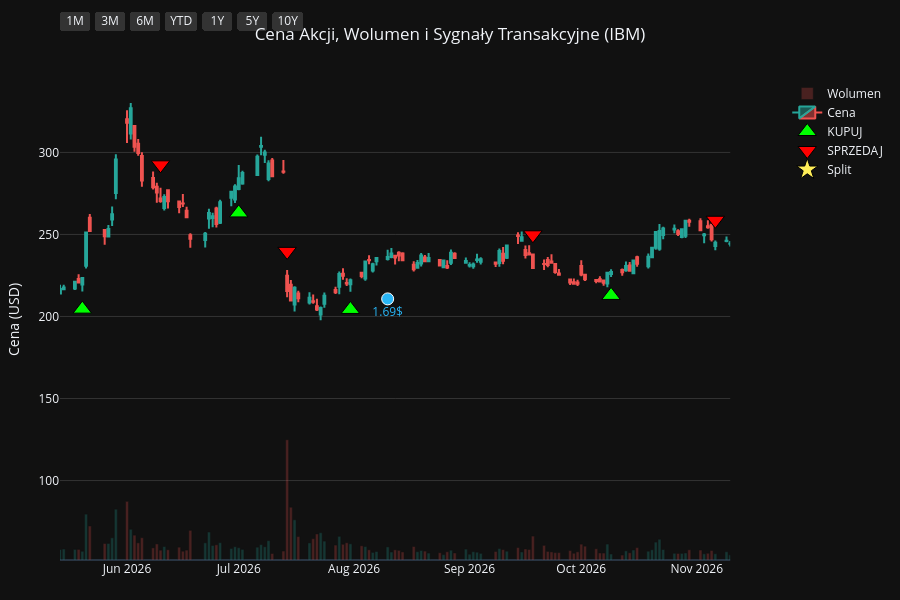
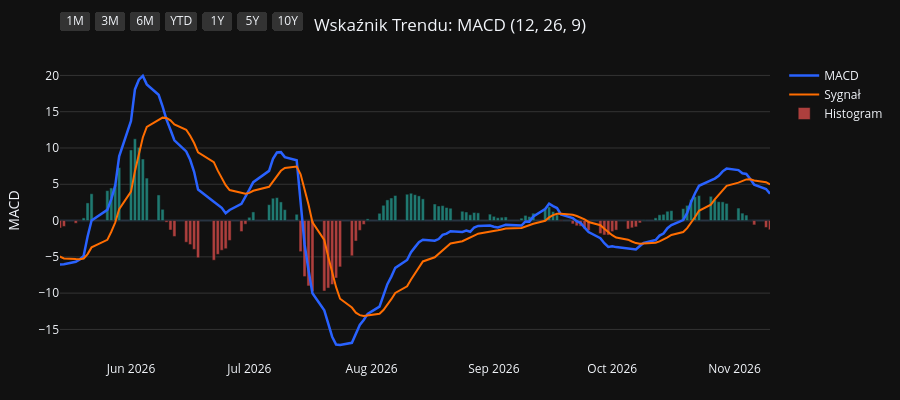
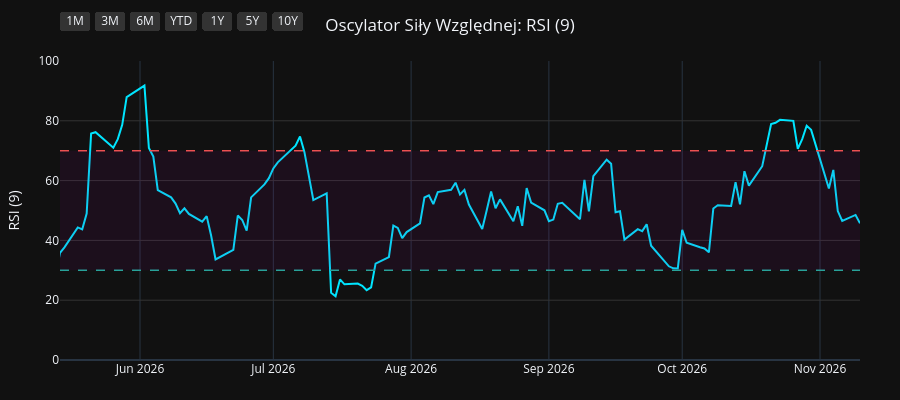
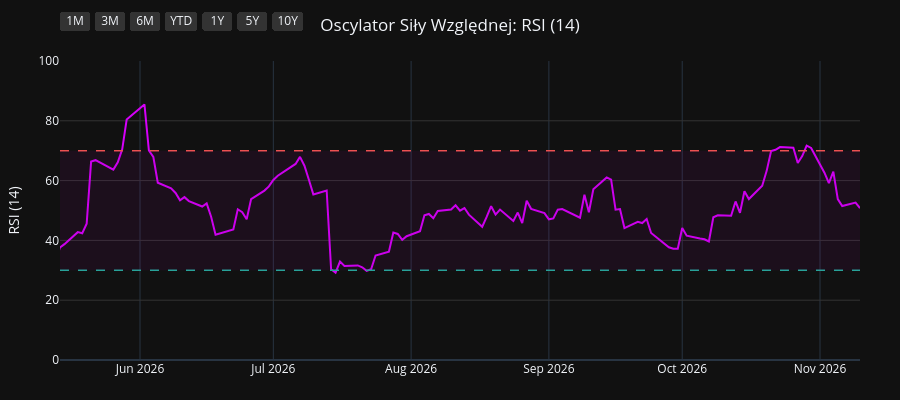

Notebook source saved alongside these figures, in order:
### Code cell
import os
import yfinance as yf
import pandas as pd
import pandas_ta as ta
import plotly.graph_objects as go
from plotly.subplots import make_subplots

# 1. Pobranie i przygotowanie danych
symbol = os.environ.get("STOCK_TICKER", "").strip().upper()
if not symbol:
    raise RuntimeError("Set STOCK_TICKER before running price_extractor.ipynb")
df = yf.Ticker(symbol).history(period="10y")
df.index = df.index.tz_localize(None)

# Wskaźniki i sygnały
df.ta.macd(fast=12, slow=26, signal=9, append=True)
df.ta.rsi(length=9, append=True)
df.ta.rsi(length=14, append=True)
df.ta.rsi(length=21, append=True)
df.dropna(inplace=True)

macd = df['MACD_12_26_9']
signal = df['MACDs_12_26_9']
wczorajszy_macd = macd.shift(1)
wczorajszy_signal = signal.shift(1)

df['Decyzja'] = 'BRAK'
df.loc[(macd > signal) & (wczorajszy_macd <= wczorajszy_signal), 'Decyzja'] = 'KUPUJ'
df.loc[(macd < signal) & (wczorajszy_macd >= wczorajszy_signal), 'Decyzja'] = 'SPRZEDAJ'

df_kupuj = df[df['Decyzja'] == 'KUPUJ']
df_sprzedaj = df[df['Decyzja'] == 'SPRZEDAJ']
df_dywidendy = df[df['Dividends'] > 0]
df_splity = df[df['Stock Splits'] > 0]

# Wspólna konfiguracja osi X
konfiguracja_osi_x = dict(
    type="date",
    showspikes=True, spikemode="across", spikesnap="cursor", spikedash="dot", spikecolor="#ffffff", spikethickness=1, hoverformat="%Y-%m-%d",
    rangeselector=dict(
        buttons=list([
            dict(count=1, label="1M", step="month", stepmode="backward"),
            dict(count=3, label="3M", step="month", stepmode="backward"),
            dict(count=6, label="6M", step="month", stepmode="backward"),
            dict(count=1, label="YTD", step="year", stepmode="todate"),
            dict(count=1, label="1Y", step="year", stepmode="backward"),
            dict(count=5, label="5Y", step="year", stepmode="backward"),
            dict(step="all", label="10Y")
        ]),
        bgcolor="#333333", activecolor="#2962ff", x=0, y=1.1
    )
)

# ==========================================
# WYKRES 1: CENA + WOLUMEN + SYGNAŁY
# ==========================================
fig1 = make_subplots(specs=[[{"secondary_y": True}]])

kolory_wolumenu = ['#26a69a' if row['Close'] >= row['Open'] else '#ef5350' for index, row in df.iterrows()]
fig1.add_trace(go.Bar(x=df.index, y=df['Volume'], marker_color=kolory_wolumenu, opacity=0.25, name='Wolumen'), secondary_y=True)
fig1.add_trace(go.Candlestick(x=df.index, open=df['Open'], high=df['High'], low=df['Low'], close=df['Close'], name='Cena', increasing_line_color='#26a69a', decreasing_line_color='#ef5350'), secondary_y=False)
fig1.add_trace(go.Scatter(x=df_kupuj.index, y=df_kupuj['Low'] * 0.95, customdata=df_kupuj[['Low', 'High']], mode='markers', marker=dict(symbol='triangle-up', size=16, color='#00ff00', line=dict(width=1, color='black')), name='KUPUJ', hovertemplate='KUPUJ<br>Najniższa: %{customdata[0]:.2f}<br>Najwyższa: %{customdata[1]:.2f}<extra></extra>'), secondary_y=False)
fig1.add_trace(go.Scatter(x=df_sprzedaj.index, y=df_sprzedaj['High'] * 1.05, customdata=df_sprzedaj[['Low', 'High']], mode='markers', marker=dict(symbol='triangle-down', size=16, color='#ff0000', line=dict(width=1, color='black')), name='SPRZEDAJ', hovertemplate='SPRZEDAJ<br>Najniższa: %{customdata[0]:.2f}<br>Najwyższa: %{customdata[1]:.2f}<extra></extra>'), secondary_y=False)

if not df_dywidendy.empty:
    fig1.add_trace(go.Scatter(x=df_dywidendy.index, y=df_dywidendy['Low'] * 0.90, mode='markers+text', marker=dict(symbol='circle', size=12, color='#29b6f6', line=dict(width=1, color='white')), text=df_dywidendy['Dividends'].apply(lambda x: f"{x}$"), textposition="bottom center", name='Dywidenda', showlegend=False, hovertemplate='Dywidenda: %{text}<extra></extra>', textfont=dict(color="#29b6f6")), secondary_y=False)
if not df_splity.empty:
                    fig1.add_trace(go.Scatter(x=df_splity.index, y=df_splity['High'], mode='markers+text', marker=dict(symbol='star', size=16, color='#ffee58', line=dict(width=1, color='black')), text=df_splity['Stock Splits'].apply(lambda x: f"{x:g}:1" if x >= 1 else f"1:{1 / x:g}"), textposition="top center", name='Split', hovertemplate='%{text}<extra></extra>', textfont=dict(color="#ffee58")), secondary_y=False)

fig1.update_layout(title=dict(text=f"Cena Akcji, Wolumen i Sygnały Transakcyjne ({symbol})", x=0.5, xanchor='center'), dragmode='pan', xaxis_rangeslider_visible=False, template='plotly_dark', height=600, hovermode='x unified', margin=dict(l=60, r=40, t=60, b=40))
fig1.update_xaxes(**konfiguracja_osi_x)
fig1.update_xaxes(range=[df.index.max() - pd.Timedelta(days=180), df.index.max()])
fig1.update_yaxes(title_text="Cena (USD)", secondary_y=False, gridcolor='#333333')
fig1.update_yaxes(range=[0, df['Volume'].max() * 4], showgrid=False, showticklabels=False, secondary_y=True)
fig1.show(config={'scrollZoom': True})

# ==========================================
# WYKRES 2: WSKAŹNIK MACD
# ==========================================
fig2 = go.Figure()
fig2.add_trace(go.Scatter(x=df.index, y=df['MACD_12_26_9'], line=dict(color='#2962ff', width=2.5), name='MACD'))
fig2.add_trace(go.Scatter(x=df.index, y=df['MACDs_12_26_9'], line=dict(color='#ff6d00', width=2), name='Sygnał'))
kolory_macd = ['#26a69a' if val >= 0 else '#ef5350' for val in df['MACDh_12_26_9']]
fig2.add_trace(go.Bar(x=df.index, y=df['MACDh_12_26_9'], marker_color=kolory_macd, name='Histogram', opacity=0.7))
fig2.update_layout(title=dict(text="Wskaźnik Trendu: MACD (12, 26, 9)", x=0.5, xanchor='center'), dragmode='pan', xaxis_rangeslider_visible=False, template='plotly_dark', height=400, hovermode='x unified', margin=dict(l=60, r=40, t=60, b=40))
fig2.update_xaxes(**konfiguracja_osi_x)
fig2.update_xaxes(range=[df.index.max() - pd.Timedelta(days=180), df.index.max()])
fig2.update_yaxes(title_text="MACD", gridcolor='#333333')
fig2.show(config={'scrollZoom': True})

# ==========================================
# WYKRES 3: OSCYLATOR RSI (9)
# ==========================================
fig3 = go.Figure()
fig3.add_trace(go.Scatter(x=df.index, y=df['RSI_9'], line=dict(color='#00e5ff', width=2), name='RSI (9)'))
fig3.add_hline(y=70, line_dash="dash", line_color="#ef5350", line_width=1.5)
fig3.add_hline(y=30, line_dash="dash", line_color="#26a69a", line_width=1.5)
fig3.add_hrect(y0=30, y1=70, line_width=0, fillcolor="purple", opacity=0.1)
fig3.update_layout(title=dict(text="Oscylator Siły Względnej: RSI (9)", x=0.5, xanchor='center'), dragmode='pan', xaxis_rangeslider_visible=False, template='plotly_dark', height=400, hovermode='x unified', margin=dict(l=60, r=40, t=60, b=40))
fig3.update_xaxes(**konfiguracja_osi_x)
fig3.update_xaxes(range=[df.index.max() - pd.Timedelta(days=180), df.index.max()])
fig3.update_yaxes(title_text="RSI (9)", range=[0, 100], gridcolor='#333333')
fig3.show(config={'scrollZoom': True})

# ==========================================
# WYKRES 4: OSCYLATOR RSI (14)
# ==========================================
fig4 = go.Figure()
fig4.add_trace(go.Scatter(x=df.index, y=df['RSI_14'], line=dict(color='#d500f9', width=2), name='RSI (14)'))
fig4.add_hline(y=70, line_dash="dash", line_color="#ef5350", line_width=1.5)
fig4.add_hline(y=30, line_dash="dash", line_color="#26a69a", line_width=1.5)
fig4.add_hrect(y0=30, y1=70, line_width=0, fillcolor="purple", opacity=0.1)
fig4.update_layout(title=dict(text="Oscylator Siły Względnej: RSI (14)", x=0.5, xanchor='center'), dragmode='pan', xaxis_rangeslider_visible=False, template='plotly_dark', height=400, hovermode='x unified', margin=dict(l=60, r=40, t=60, b=40))
fig4.update_xaxes(**konfiguracja_osi_x)
fig4.update_xaxes(range=[df.index.max() - pd.Timedelta(days=180), df.index.max()])
fig4.update_yaxes(title_text="RSI (14)", range=[0, 100], gridcolor='#333333')
fig4.show(config={'scrollZoom': True})

# ==========================================
# WYKRES 5: OSCYLATOR RSI (21)
# ==========================================
fig5 = go.Figure()
fig5.add_trace(go.Scatter(x=df.index, y=df['RSI_21'], line=dict(color='#64dd17', width=2), name='RSI (21)'))
fig5.add_hline(y=70, line_dash="dash", line_color="#ef5350", line_width=1.5)
fig5.add_hline(y=30, line_dash="dash", line_color="#26a69a", line_width=1.5)
fig5.add_hrect(y0=30, y1=70, line_width=0, fillcolor="purple", opacity=0.1)
fig5.update_layout(title=dict(text="Oscylator Siły Względnej: RSI (21)", x=0.5, xanchor='center'), dragmode='pan', xaxis_rangeslider_visible=False, template='plotly_dark', height=400, hovermode='x unified', margin=dict(l=60, r=40, t=60, b=40))
fig5.update_xaxes(**konfiguracja_osi_x)
fig5.update_xaxes(range=[df.index.max() - pd.Timedelta(days=180), df.index.max()])
fig5.update_yaxes(title_text="RSI (21)", range=[0, 100], gridcolor='#333333')
fig5.show(config={'scrollZoom': True})

### Figure 1 — Plotly figure (JSON) as saved in the notebook; plotly's stock layout.template omitted (floating-point values rounded to 4 significant figures; data arrays with more than 128 entries replaced by an {"elided": "..."} marker saying what was removed)
{"data": [{"marker": {"color": {"elided": "2479 str values"}}, "name": "Wolumen", "opacity": 0.25, "type": "bar", "x": {"elided": "2479 str values"}, "xaxis": "x", "y": {"elided": "2479 int values"}, "yaxis": "y2"}, {"close": {"elided": "2479 float values"}, "decreasing": {"line": {"color": "#ef5350"}}, "high": {"elided": "2479 float values"}, "increasing": {"line": {"color": "#26a69a"}}, "low": {"elided": "2479 float values"}, "name": "Cena", "open": {"elided": "2479 float values"}, "type": "candlestick", "x": {"elided": "2479 str values"}, "xaxis": "x", "yaxis": "y"}, {"customdata": {"elided": "86x2 float values"}, "hovertemplate": "KUPUJ<br>Najniższa: %{customdata[0]:.2f}<br>Najwyższa: %{customdata[1]:.2f}<extra></extra>", "marker": {"color": "#00ff00", "line": {"color": "black", "width": 1}, "size": 16, "symbol": "triangle-up"}, "mode": "markers", "name": "KUPUJ", "type": "scatter", "x": ["2017-01-23T00:00:00", "2017-05-16T00:00:00", "2017-07-14T00:00:00", "2017-07-18T00:00:00", "2017-08-14T00:00:00", "2017-10-18T00:00:00", "2017-11-24T00:00:00", "2018-01-03T00:00:00", "2018-01-26T00:00:00", "2018-02-23T00:00:00", "2018-04-10T00:00:00", "2018-05-10T00:00:00", "2018-06-04T00:00:00", "2018-07-06T00:00:00", "2018-08-07T00:00:00", "2018-08-17T00:00:00", "2018-09-13T00:00:00", "2018-11-07T00:00:00", "2019-01-02T00:00:00", "2019-04-01T00:00:00", "2019-04-12T00:00:00", "2019-04-16T00:00:00", "2019-05-22T00:00:00", "2019-06-06T00:00:00", "2019-08-30T00:00:00", "2019-11-04T00:00:00", "2019-11-25T00:00:00", "2019-12-10T00:00:00", "2020-01-02T00:00:00", "2020-01-08T00:00:00", "2020-01-31T00:00:00", "2020-03-26T00:00:00", "2020-05-08T00:00:00", "2020-05-27T00:00:00", "2020-07-14T00:00:00", "2020-08-06T00:00:00", "2020-09-02T00:00:00", "2020-09-17T00:00:00", "2020-10-01T00:00:00", "2020-11-06T00:00:00", "2021-01-06T00:00:00", "2021-02-09T00:00:00", "2021-04-21T00:00:00", "2021-06-08T00:00:00", "2021-07-23T00:00:00", "2021-09-24T00:00:00", "2021-11-08T00:00:00", "2021-11-23T00:00:00", "2022-02-02T00:00:00", "2022-03-07T00:00:00", "2022-04-20T00:00:00", "2022-05-04T00:00:00", "2022-05-17T00:00:00", "2022-05-26T00:00:00", "2022-06-24T00:00:00", "2022-08-03T00:00:00", "2022-10-05T00:00:00", "2022-10-14T00:00:00", "2023-01-10T00:00:00", "2023-02-10T00:00:00", "2023-03-21T00:00:00", "2023-05-15T00:00:00", "2023-07-19T00:00:00", "2023-08-28T00:00:00", "2023-10-26T00:00:00", "2024-01-16T00:00:00", "2024-03-05T00:00:00", "2024-05-10T00:00:00", "2024-08-15T00:00:00", "2024-10-08T00:00:00", "2024-11-20T00:00:00", "2025-01-17T00:00:00", "2025-04-16T00:00:00", "2025-06-06T00:00:00", "2025-08-20T00:00:00", "2025-10-24T00:00:00", "2025-11-11T00:00:00", "2025-12-08T00:00:00", "2026-01-12T00:00:00", "2026-01-29T00:00:00", "2026-03-04T00:00:00", "2026-04-13T00:00:00", "2026-05-20T00:00:00", "2026-07-01T00:00:00", "2026-07-31T00:00:00", "2026-10-09T00:00:00"], "xaxis": "x", "y": [102.7, 93.28, 94.35, 93.49, 88.22, 97.55, 95.0, 98.14, 104.1, 97.67, 98.1, 91.66, 91.13, 90.48, 93.81, 93.74, 95.32, 79.26, 73.28, 93.93, 95.39, 95.6, 91.15, 87.92, 91.31, 92.58, 92.38, 91.84, 92.67, 92.08, 96.81, 73.35, 85.24, 86.94, 83.03, 88.01, 88.15, 87.0, 85.86, 80.88, 91.7, 88.77, 101.0, 109.8, 104.1, 102.6, 96.92, 92.26, 107.5, 101.1, 107.3, 106.3, 110.5, 109.6, 113.3, 106.9, 102.4, 98.83, 119.2, 112.8, 106.1, 104.8, 115.8, 125.8, 122.6, 144.8, 168.4, 148.5, 174.0, 204.4, 190.4, 203.0, 215.5, 246.1, 222.5, 261.3, 287.2, 286.7, 279.3, 282.5, 229.4, 217.0, 204.5, 263.1, 204.3, 212.8], "yaxis": "y"}, {"customdata": {"elided": "86x2 float values"}, "hovertemplate": "SPRZEDAJ<br>Najniższa: %{customdata[0]:.2f}<br>Najwyższa: %{customdata[1]:.2f}<extra></extra>", "marker": {"color": "#ff0000", "line": {"color": "black", "width": 1}, "size": 16, "symbol": "triangle-down"}, "mode": "markers", "name": "SPRZEDAJ", "type": "scatter", "x": ["2017-02-24T00:00:00", "2017-07-06T00:00:00", "2017-07-17T00:00:00", "2017-07-19T00:00:00", "2017-10-16T00:00:00", "2017-10-30T00:00:00", "2017-12-14T00:00:00", "2018-01-25T00:00:00", "2018-01-29T00:00:00", "2018-03-21T00:00:00", "2018-04-19T00:00:00", "2018-06-01T00:00:00", "2018-06-20T00:00:00", "2018-07-31T00:00:00", "2018-08-13T00:00:00", "2018-09-04T00:00:00", "2018-10-05T00:00:00", "2018-12-17T00:00:00", "2019-02-20T00:00:00", "2019-04-09T00:00:00", "2019-04-15T00:00:00", "2019-04-17T00:00:00", "2019-05-23T00:00:00", "2019-08-01T00:00:00", "2019-10-02T00:00:00", "2019-11-20T00:00:00", "2019-12-02T00:00:00", "2019-12-31T00:00:00", "2020-01-07T00:00:00", "2020-01-30T00:00:00", "2020-02-19T00:00:00", "2020-05-07T00:00:00", "2020-05-11T00:00:00", "2020-06-11T00:00:00", "2020-07-31T00:00:00", "2020-08-17T00:00:00", "2020-09-03T00:00:00", "2020-09-21T00:00:00", "2020-10-20T00:00:00", "2020-12-14T00:00:00", "2021-01-22T00:00:00", "2021-04-08T00:00:00", "2021-05-12T00:00:00", "2021-06-16T00:00:00", "2021-08-19T00:00:00", "2021-10-21T00:00:00", "2021-11-19T00:00:00", "2022-01-11T00:00:00", "2022-02-10T00:00:00", "2022-04-07T00:00:00", "2022-05-03T00:00:00", "2022-05-10T00:00:00", "2022-05-18T00:00:00", "2022-06-10T00:00:00", "2022-07-05T00:00:00", "2022-08-26T00:00:00", "2022-10-07T00:00:00", "2022-11-29T00:00:00", "2023-01-19T00:00:00", "2023-02-22T00:00:00", "2023-04-17T00:00:00", "2023-06-21T00:00:00", "2023-08-11T00:00:00", "2023-09-12T00:00:00", "2023-12-15T00:00:00", "2024-02-07T00:00:00", "2024-03-15T00:00:00", "2024-08-05T00:00:00", "2024-10-01T00:00:00", "2024-10-17T00:00:00", "2024-12-16T00:00:00", "2025-02-24T00:00:00", "2025-05-28T00:00:00", "2025-07-02T00:00:00", "2025-10-10T00:00:00", "2025-11-07T00:00:00", "2025-11-13T00:00:00", "2025-12-16T00:00:00", "2026-01-20T00:00:00", "2026-02-04T00:00:00", "2026-04-10T00:00:00", "2026-04-24T00:00:00", "2026-06-10T00:00:00", "2026-07-14T00:00:00", "2026-09-18T00:00:00", "2026-11-06T00:00:00"], "xaxis": "x", "y": [122.2, 104.6, 104.6, 102.1, 101.4, 106.2, 107.6, 115.7, 116.8, 110.8, 104.5, 101.2, 102.4, 103.3, 103.3, 104.7, 108.7, 86.87, 102.2, 104.9, 106.0, 104.2, 100.3, 113.4, 106.9, 102.2, 102.2, 101.9, 102.6, 104.1, 116.6, 95.92, 96.07, 98.13, 95.71, 99.02, 102.5, 95.16, 94.73, 101.0, 96.54, 109.9, 118.1, 122.7, 115.6, 110.9, 102.4, 117.1, 121.4, 114.9, 118.8, 121.9, 123.9, 124.0, 126.0, 122.3, 111.0, 135.7, 131.2, 123.2, 120.2, 128.1, 137.3, 141.7, 158.9, 178.2, 188.6, 182.8, 220.1, 232.0, 231.8, 266.4, 269.4, 295.0, 297.2, 317.3, 323.7, 316.3, 310.4, 299.9, 247.6, 240.9, 292.4, 239.7, 249.8, 258.7], "yaxis": "y"}, {"hovertemplate": "Dywidenda: %{text}<extra></extra>", "marker": {"color": "#29b6f6", "line": {"color": "white", "width": 1}, "size": 12, "symbol": "circle"}, "mode": "markers+text", "name": "Dywidenda", "showlegend": false, "text": ["1.338432$", "1.434034$", "1.434034$", "1.434034$", "1.434034$", "1.500956$", "1.500956$", "1.500956$", "1.500956$", "1.548757$", "1.548757$", "1.548757$", "1.548757$", "1.558317$", "1.558317$", "1.558317$", "1.558317$", "1.567878$", "1.567878$", "1.64$", "1.64$", "1.65$", "1.65$", "1.65$", "1.65$", "1.66$", "1.66$", "1.66$", "1.66$", "1.67$", "1.67$", "1.67$", "1.67$", "1.68$", "1.68$", "1.68$", "1.68$", "1.69$", "1.69$"], "textfont": {"color": "#29b6f6"}, "textposition": "bottom center", "type": "scatter", "x": ["2017-02-08T00:00:00", "2017-05-08T00:00:00", "2017-08-08T00:00:00", "2017-11-09T00:00:00", "2018-02-08T00:00:00", "2018-05-09T00:00:00", "2018-08-09T00:00:00", "2018-11-08T00:00:00", "2019-02-07T00:00:00", "2019-05-09T00:00:00", "2019-08-08T00:00:00", "2019-11-07T00:00:00", "2020-02-07T00:00:00", "2020-05-07T00:00:00", "2020-08-07T00:00:00", "2020-11-09T00:00:00", "2021-02-09T00:00:00", "2021-05-07T00:00:00", "2021-08-09T00:00:00", "2021-11-09T00:00:00", "2022-02-10T00:00:00", "2022-05-09T00:00:00", "2022-08-09T00:00:00", "2022-11-09T00:00:00", "2023-02-09T00:00:00", "2023-05-09T00:00:00", "2023-08-09T00:00:00", "2023-11-09T00:00:00", "2024-02-08T00:00:00", "2024-05-09T00:00:00", "2024-08-09T00:00:00", "2024-11-12T00:00:00", "2025-02-10T00:00:00", "2025-05-09T00:00:00", "2025-08-08T00:00:00", "2025-11-10T00:00:00", "2026-02-10T00:00:00", "2026-05-08T00:00:00", "2026-08-10T00:00:00"], "xaxis": "x", "y": [101.5, 88.68, 83.61, 89.12, 88.58, 85.79, 88.83, 76.23, 83.08, 84.65, 88.69, 89.62, 100.7, 80.61, 83.26, 79.03, 84.1, 101.6, 100.2, 90.58, 101.5, 102.9, 100.9, 108.3, 106.7, 97.88, 116.8, 120.6, 152.0, 140.3, 161.3, 179.8, 213.7, 215.8, 212.0, 268.3, 257.5, 200.9, 210.7], "yaxis": "y"}, {"hovertemplate": "%{text}<extra></extra>", "marker": {"color": "#ffee58", "line": {"color": "black", "width": 1}, "size": 16, "symbol": "star"}, "mode": "markers+text", "name": "Split", "text": ["1.046:1"], "textfont": {"color": "#ffee58"}, "textposition": "top center", "type": "scatter", "x": ["2021-11-04T00:00:00"], "xaxis": "x", "y": [101.9], "yaxis": "y"}], "layout": {"dragmode": "pan", "height": 600, "hovermode": "x unified", "margin": {"b": 40, "l": 60, "r": 40, "t": 60}, "title": {"text": "Cena Akcji, Wolumen i Sygnały Transakcyjne (IBM)", "x": 0.5, "xanchor": "center"}, "xaxis": {"anchor": "y", "domain": [0.0, 0.94], "hoverformat": "%Y-%m-%d", "range": ["2026-05-14T00:00:00", "2026-11-10T00:00:00"], "rangeselector": {"activecolor": "#2962ff", "bgcolor": "#333333", "buttons": [{"count": 1, "label": "1M", "step": "month", "stepmode": "backward"}, {"count": 3, "label": "3M", "step": "month", "stepmode": "backward"}, {"count": 6, "label": "6M", "step": "month", "stepmode": "backward"}, {"count": 1, "label": "YTD", "step": "year", "stepmode": "todate"}, {"count": 1, "label": "1Y", "step": "year", "stepmode": "backward"}, {"count": 5, "label": "5Y", "step": "year", "stepmode": "backward"}, {"label": "10Y", "step": "all"}], "x": 0, "y": 1.1}, "rangeslider": {"visible": false}, "showspikes": true, "spikecolor": "#ffffff", "spikedash": "dot", "spikemode": "across", "spikesnap": "cursor", "spikethickness": 1, "type": "date"}, "yaxis": {"anchor": "x", "domain": [0.0, 1.0], "gridcolor": "#333333", "title": {"text": "Cena (USD)"}}, "yaxis2": {"anchor": "x", "overlaying": "y", "range": [0, 269763600], "showgrid": false, "showticklabels": false, "side": "right"}}}

### Figure 2 — Plotly figure (JSON) as saved in the notebook; plotly's stock layout.template omitted (floating-point values rounded to 4 significant figures; data arrays with more than 128 entries replaced by an {"elided": "..."} marker saying what was removed)
{"data": [{"line": {"color": "#2962ff", "width": 2.5}, "name": "MACD", "type": "scatter", "x": {"elided": "2479 str values"}, "y": {"elided": "2479 float values"}}, {"line": {"color": "#ff6d00", "width": 2}, "name": "Sygnał", "type": "scatter", "x": {"elided": "2479 str values"}, "y": {"elided": "2479 float values"}}, {"marker": {"color": {"elided": "2479 str values"}}, "name": "Histogram", "opacity": 0.7, "type": "bar", "x": {"elided": "2479 str values"}, "y": {"elided": "2479 float values"}}], "layout": {"dragmode": "pan", "height": 400, "hovermode": "x unified", "margin": {"b": 40, "l": 60, "r": 40, "t": 60}, "title": {"text": "Wskaźnik Trendu: MACD (12, 26, 9)", "x": 0.5, "xanchor": "center"}, "xaxis": {"hoverformat": "%Y-%m-%d", "range": ["2026-05-14T00:00:00", "2026-11-10T00:00:00"], "rangeselector": {"activecolor": "#2962ff", "bgcolor": "#333333", "buttons": [{"count": 1, "label": "1M", "step": "month", "stepmode": "backward"}, {"count": 3, "label": "3M", "step": "month", "stepmode": "backward"}, {"count": 6, "label": "6M", "step": "month", "stepmode": "backward"}, {"count": 1, "label": "YTD", "step": "year", "stepmode": "todate"}, {"count": 1, "label": "1Y", "step": "year", "stepmode": "backward"}, {"count": 5, "label": "5Y", "step": "year", "stepmode": "backward"}, {"label": "10Y", "step": "all"}], "x": 0, "y": 1.1}, "rangeslider": {"visible": false}, "showspikes": true, "spikecolor": "#ffffff", "spikedash": "dot", "spikemode": "across", "spikesnap": "cursor", "spikethickness": 1, "type": "date"}, "yaxis": {"gridcolor": "#333333", "title": {"text": "MACD"}}}}

### Figure 3 — Plotly figure (JSON) as saved in the notebook; plotly's stock layout.template omitted (floating-point values rounded to 4 significant figures; data arrays with more than 128 entries replaced by an {"elided": "..."} marker saying what was removed)
{"data": [{"line": {"color": "#00e5ff", "width": 2}, "name": "RSI (9)", "type": "scatter", "x": {"elided": "2479 str values"}, "y": {"elided": "2479 float values"}}], "layout": {"dragmode": "pan", "height": 400, "hovermode": "x unified", "margin": {"b": 40, "l": 60, "r": 40, "t": 60}, "shapes": [{"line": {"color": "#ef5350", "dash": "dash", "width": 1.5}, "type": "line", "x0": 0, "x1": 1, "xref": "x domain", "y0": 70, "y1": 70, "yref": "y"}, {"line": {"color": "#26a69a", "dash": "dash", "width": 1.5}, "type": "line", "x0": 0, "x1": 1, "xref": "x domain", "y0": 30, "y1": 30, "yref": "y"}, {"fillcolor": "purple", "line": {"width": 0}, "opacity": 0.1, "type": "rect", "x0": 0, "x1": 1, "xref": "x domain", "y0": 30, "y1": 70, "yref": "y"}], "title": {"text": "Oscylator Siły Względnej: RSI (9)", "x": 0.5, "xanchor": "center"}, "xaxis": {"hoverformat": "%Y-%m-%d", "range": ["2026-05-14T00:00:00", "2026-11-10T00:00:00"], "rangeselector": {"activecolor": "#2962ff", "bgcolor": "#333333", "buttons": [{"count": 1, "label": "1M", "step": "month", "stepmode": "backward"}, {"count": 3, "label": "3M", "step": "month", "stepmode": "backward"}, {"count": 6, "label": "6M", "step": "month", "stepmode": "backward"}, {"count": 1, "label": "YTD", "step": "year", "stepmode": "todate"}, {"count": 1, "label": "1Y", "step": "year", "stepmode": "backward"}, {"count": 5, "label": "5Y", "step": "year", "stepmode": "backward"}, {"label": "10Y", "step": "all"}], "x": 0, "y": 1.1}, "rangeslider": {"visible": false}, "showspikes": true, "spikecolor": "#ffffff", "spikedash": "dot", "spikemode": "across", "spikesnap": "cursor", "spikethickness": 1, "type": "date"}, "yaxis": {"gridcolor": "#333333", "range": [0, 100], "title": {"text": "RSI (9)"}}}}

### Figure 4 — Plotly figure (JSON) as saved in the notebook; plotly's stock layout.template omitted (floating-point values rounded to 4 significant figures; data arrays with more than 128 entries replaced by an {"elided": "..."} marker saying what was removed)
{"data": [{"line": {"color": "#d500f9", "width": 2}, "name": "RSI (14)", "type": "scatter", "x": {"elided": "2479 str values"}, "y": {"elided": "2479 float values"}}], "layout": {"dragmode": "pan", "height": 400, "hovermode": "x unified", "margin": {"b": 40, "l": 60, "r": 40, "t": 60}, "shapes": [{"line": {"color": "#ef5350", "dash": "dash", "width": 1.5}, "type": "line", "x0": 0, "x1": 1, "xref": "x domain", "y0": 70, "y1": 70, "yref": "y"}, {"line": {"color": "#26a69a", "dash": "dash", "width": 1.5}, "type": "line", "x0": 0, "x1": 1, "xref": "x domain", "y0": 30, "y1": 30, "yref": "y"}, {"fillcolor": "purple", "line": {"width": 0}, "opacity": 0.1, "type": "rect", "x0": 0, "x1": 1, "xref": "x domain", "y0": 30, "y1": 70, "yref": "y"}], "title": {"text": "Oscylator Siły Względnej: RSI (14)", "x": 0.5, "xanchor": "center"}, "xaxis": {"hoverformat": "%Y-%m-%d", "range": ["2026-05-14T00:00:00", "2026-11-10T00:00:00"], "rangeselector": {"activecolor": "#2962ff", "bgcolor": "#333333", "buttons": [{"count": 1, "label": "1M", "step": "month", "stepmode": "backward"}, {"count": 3, "label": "3M", "step": "month", "stepmode": "backward"}, {"count": 6, "label": "6M", "step": "month", "stepmode": "backward"}, {"count": 1, "label": "YTD", "step": "year", "stepmode": "todate"}, {"count": 1, "label": "1Y", "step": "year", "stepmode": "backward"}, {"count": 5, "label": "5Y", "step": "year", "stepmode": "backward"}, {"label": "10Y", "step": "all"}], "x": 0, "y": 1.1}, "rangeslider": {"visible": false}, "showspikes": true, "spikecolor": "#ffffff", "spikedash": "dot", "spikemode": "across", "spikesnap": "cursor", "spikethickness": 1, "type": "date"}, "yaxis": {"gridcolor": "#333333", "range": [0, 100], "title": {"text": "RSI (14)"}}}}
